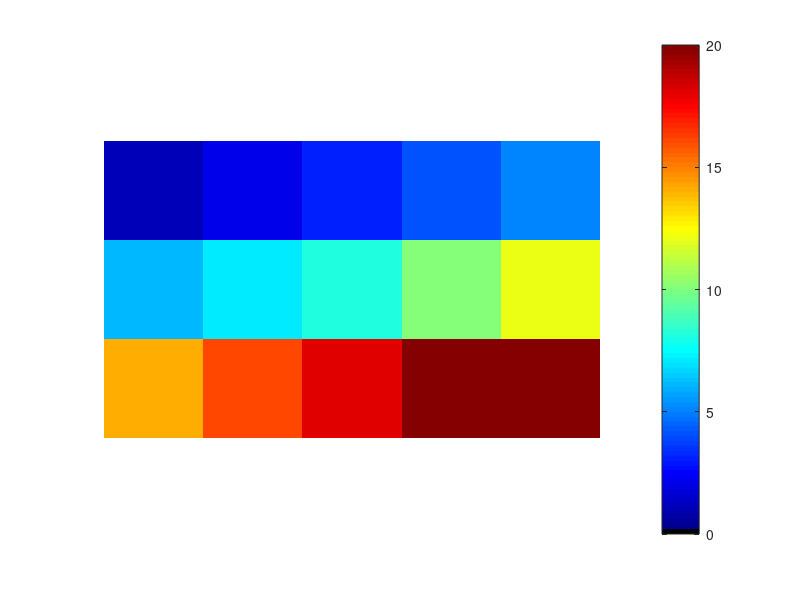

This figure's MATLAB source:
%Created by NehadHirmiz_updated 20190902

% Instruction * copy and resulting generated parameter 'heatmap' data from Excel to the area
% below between [  ].  MAKE SURE NO WELLS are empty in the excel platemap
% if you have no data in a space make it 0 and make a note to delete it 

kd_map = [
1 2 3 4 5
6 7 8 10 12
14 16 18 20 22
]

imagesc(kd_map)
% optional color maps  "parula"= blue-green-yellow 
% "spring" = pink to yellow,  "hot"= red to yellow, 
% "cool"= cyan to pink, "summer" = green-yellow, "jet"= rainbow, gray= greyscale

myColorMap = jet(100);
myColorMap(1,:) = 0;
colormap(myColorMap);
colorbar()
caxis([0,20]);
axis image off;
  
